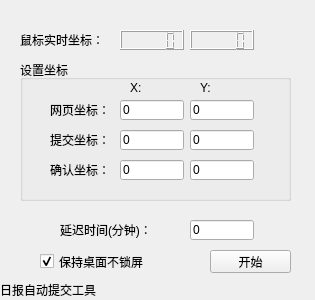
<?xml version="1.0" encoding="UTF-8"?>
<ui version="4.0">
 <class>Form</class>
 <widget class="QWidget" name="Form">
  <property name="geometry">
   <rect>
    <x>0</x>
    <y>0</y>
    <width>315</width>
    <height>300</height>
   </rect>
  </property>
  <property name="maximumSize">
   <size>
    <width>315</width>
    <height>300</height>
   </size>
  </property>
  <property name="windowTitle">
   <string>日报自动提交工具</string>
  </property>
  <widget class="QPushButton" name="pushButton_start">
   <property name="geometry">
    <rect>
     <x>210</x>
     <y>250</y>
     <width>81</width>
     <height>23</height>
    </rect>
   </property>
   <property name="text">
    <string>开始</string>
   </property>
  </widget>
  <widget class="QLCDNumber" name="X_lcdNumber">
   <property name="geometry">
    <rect>
     <x>120</x>
     <y>30</y>
     <width>64</width>
     <height>20</height>
    </rect>
   </property>
   <property name="digitCount">
    <number>5</number>
   </property>
   <property name="intValue" stdset="0">
    <number>0</number>
   </property>
  </widget>
  <widget class="QLCDNumber" name="Y_lcdNumber">
   <property name="geometry">
    <rect>
     <x>190</x>
     <y>30</y>
     <width>64</width>
     <height>20</height>
    </rect>
   </property>
  </widget>
  <widget class="QLabel" name="label_4">
   <property name="geometry">
    <rect>
     <x>20</x>
     <y>30</y>
     <width>101</width>
     <height>20</height>
    </rect>
   </property>
   <property name="text">
    <string>鼠标实时坐标：</string>
   </property>
  </widget>
  <widget class="QGroupBox" name="groupBox">
   <property name="geometry">
    <rect>
     <x>20</x>
     <y>60</y>
     <width>271</width>
     <height>141</height>
    </rect>
   </property>
   <property name="title">
    <string>设置坐标</string>
   </property>
   <widget class="QLabel" name="label">
    <property name="geometry">
     <rect>
      <x>30</x>
      <y>40</y>
      <width>61</width>
      <height>20</height>
     </rect>
    </property>
    <property name="text">
     <string>网页坐标：</string>
    </property>
   </widget>
   <widget class="QLabel" name="label_5">
    <property name="geometry">
     <rect>
      <x>30</x>
      <y>70</y>
      <width>61</width>
      <height>20</height>
     </rect>
    </property>
    <property name="text">
     <string>提交坐标：</string>
    </property>
   </widget>
   <widget class="QLabel" name="label_6">
    <property name="geometry">
     <rect>
      <x>30</x>
      <y>100</y>
      <width>61</width>
      <height>20</height>
     </rect>
    </property>
    <property name="text">
     <string>确认坐标：</string>
    </property>
   </widget>
   <widget class="QLabel" name="label_2">
    <property name="geometry">
     <rect>
      <x>110</x>
      <y>20</y>
      <width>21</width>
      <height>16</height>
     </rect>
    </property>
    <property name="text">
     <string>X:</string>
    </property>
   </widget>
   <widget class="QLabel" name="label_3">
    <property name="geometry">
     <rect>
      <x>180</x>
      <y>20</y>
      <width>21</width>
      <height>16</height>
     </rect>
    </property>
    <property name="text">
     <string>Y:</string>
    </property>
   </widget>
   <widget class="QLineEdit" name="lineEdit_web_x">
    <property name="geometry">
     <rect>
      <x>100</x>
      <y>40</y>
      <width>64</width>
      <height>20</height>
     </rect>
    </property>
    <property name="text">
     <string>0</string>
    </property>
   </widget>
   <widget class="QLineEdit" name="lineEdit_web_y">
    <property name="geometry">
     <rect>
      <x>170</x>
      <y>40</y>
      <width>64</width>
      <height>20</height>
     </rect>
    </property>
    <property name="text">
     <string>0</string>
    </property>
   </widget>
   <widget class="QLineEdit" name="lineEdit_submit_y">
    <property name="geometry">
     <rect>
      <x>170</x>
      <y>70</y>
      <width>64</width>
      <height>20</height>
     </rect>
    </property>
    <property name="text">
     <string>0</string>
    </property>
   </widget>
   <widget class="QLineEdit" name="lineEdit_submit_x">
    <property name="geometry">
     <rect>
      <x>100</x>
      <y>70</y>
      <width>64</width>
      <height>20</height>
     </rect>
    </property>
    <property name="text">
     <string>0</string>
    </property>
   </widget>
   <widget class="QLineEdit" name="lineEdit_ok_y">
    <property name="geometry">
     <rect>
      <x>170</x>
      <y>100</y>
      <width>64</width>
      <height>20</height>
     </rect>
    </property>
    <property name="text">
     <string>0</string>
    </property>
   </widget>
   <widget class="QLineEdit" name="lineEdit_ok_x">
    <property name="geometry">
     <rect>
      <x>100</x>
      <y>100</y>
      <width>64</width>
      <height>20</height>
     </rect>
    </property>
    <property name="text">
     <string>0</string>
    </property>
   </widget>
  </widget>
  <widget class="QLabel" name="label_7">
   <property name="geometry">
    <rect>
     <x>60</x>
     <y>220</y>
     <width>111</width>
     <height>20</height>
    </rect>
   </property>
   <property name="text">
    <string>延迟时间(分钟)：</string>
   </property>
  </widget>
  <widget class="QLineEdit" name="lineEdit_delay">
   <property name="geometry">
    <rect>
     <x>190</x>
     <y>220</y>
     <width>64</width>
     <height>20</height>
    </rect>
   </property>
   <property name="text">
    <string>0</string>
   </property>
  </widget>
  <widget class="QLabel" name="label_state">
   <property name="geometry">
    <rect>
     <x>0</x>
     <y>280</y>
     <width>311</width>
     <height>20</height>
    </rect>
   </property>
   <property name="text">
    <string>日报自动提交工具</string>
   </property>
  </widget>
  <widget class="QCheckBox" name="checkBox_keepDesktopAlive">
   <property name="geometry">
    <rect>
     <x>40</x>
     <y>250</y>
     <width>131</width>
     <height>23</height>
    </rect>
   </property>
   <property name="text">
    <string>保持桌面不锁屏</string>
   </property>
   <property name="checked">
    <bool>true</bool>
   </property>
  </widget>
 </widget>
 <resources/>
 <connections/>
</ui>
